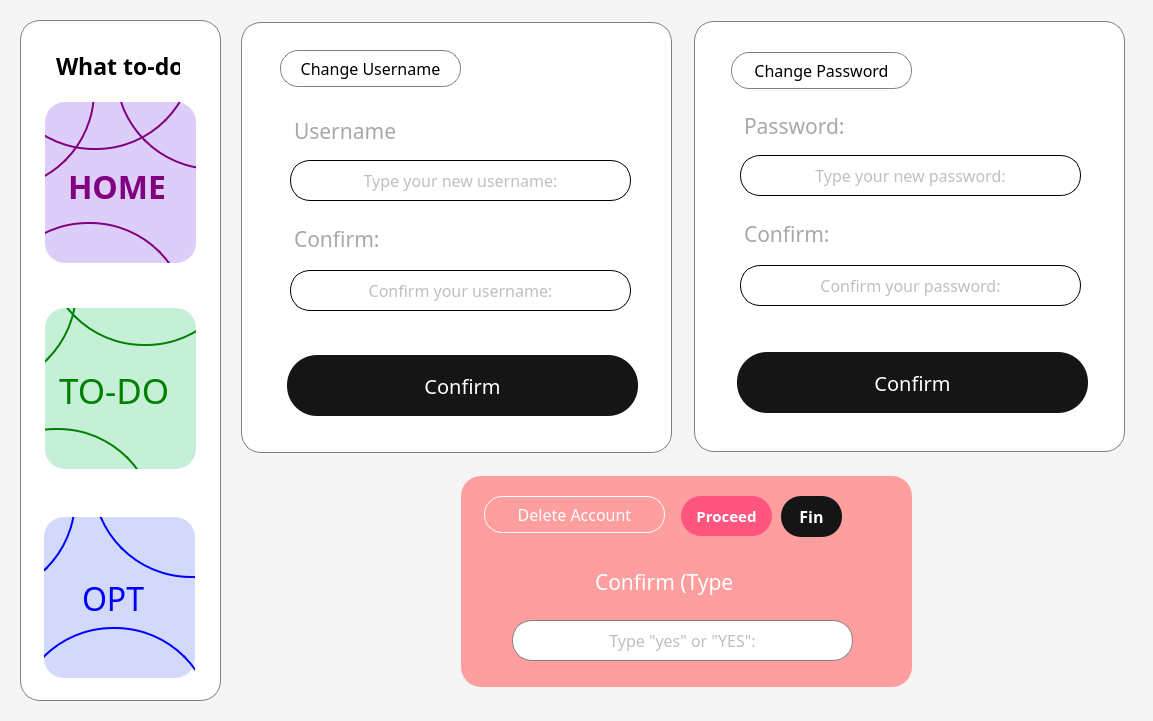
<?xml version="1.0" encoding="UTF-8"?>
<ui version="4.0">
 <class>options</class>
 <widget class="QDialog" name="options">
  <property name="geometry">
   <rect>
    <x>0</x>
    <y>0</y>
    <width>1153</width>
    <height>721</height>
   </rect>
  </property>
  <property name="windowTitle">
   <string>Dialog</string>
  </property>
  <widget class="QFrame" name="main_frm">
   <property name="geometry">
    <rect>
     <x>-40</x>
     <y>-20</y>
     <width>1301</width>
     <height>761</height>
    </rect>
   </property>
   <property name="font">
    <font>
     <family>Swis721 BlkOul BT</family>
     <pointsize>27</pointsize>
    </font>
   </property>
   <property name="styleSheet">
    <string notr="true">background-color: rgb(245, 245, 245);</string>
   </property>
   <property name="frameShape">
    <enum>QFrame::StyledPanel</enum>
   </property>
   <property name="frameShadow">
    <enum>QFrame::Raised</enum>
   </property>
   <widget class="QListWidget" name="frm_nav">
    <property name="geometry">
     <rect>
      <x>60</x>
      <y>40</y>
      <width>201</width>
      <height>681</height>
     </rect>
    </property>
    <property name="styleSheet">
     <string notr="true"> border-radius: 20px; border: 1px solid grey; 
background-color: rgb(255, 255, 255);</string>
    </property>
   </widget>
   <widget class="QListWidget" name="frm_todo">
    <property name="geometry">
     <rect>
      <x>281</x>
      <y>42</y>
      <width>431</width>
      <height>431</height>
     </rect>
    </property>
    <property name="styleSheet">
     <string notr="true"> border-radius: 20px; border: 1px solid grey; 
background-color: rgb(255, 255, 255);</string>
    </property>
   </widget>
   <widget class="QPushButton" name="changeusername_btn">
    <property name="geometry">
     <rect>
      <x>327</x>
      <y>375</y>
      <width>351</width>
      <height>61</height>
     </rect>
    </property>
    <property name="font">
     <font>
      <family>Segoe UI Variable Display</family>
      <pointsize>15</pointsize>
     </font>
    </property>
    <property name="cursor">
     <cursorShape>PointingHandCursor</cursorShape>
    </property>
    <property name="styleSheet">
     <string notr="true">QPushButton {background-color: rgb(21, 21, 21); border-radius: 30px; color: white;}

QPushButton:hover {border-radius: 30px; color: white; background-color: rgb(85, 170, 255);}
</string>
    </property>
    <property name="text">
     <string>Confirm</string>
    </property>
   </widget>
   <widget class="QLabel" name="lb_greetings">
    <property name="enabled">
     <bool>true</bool>
    </property>
    <property name="geometry">
     <rect>
      <x>96</x>
      <y>70</y>
      <width>124</width>
      <height>31</height>
     </rect>
    </property>
    <property name="font">
     <font>
      <family>Dubai</family>
      <pointsize>17</pointsize>
      <weight>75</weight>
      <bold>true</bold>
     </font>
    </property>
    <property name="toolTip">
     <string/>
    </property>
    <property name="autoFillBackground">
     <bool>false</bool>
    </property>
    <property name="styleSheet">
     <string notr="true">background-color: NONE;</string>
    </property>
    <property name="text">
     <string>What to-do?</string>
    </property>
   </widget>
   <widget class="QFrame" name="home_frame">
    <property name="geometry">
     <rect>
      <x>85</x>
      <y>122</y>
      <width>151</width>
      <height>161</height>
     </rect>
    </property>
    <property name="cursor">
     <cursorShape>PointingHandCursor</cursorShape>
    </property>
    <property name="styleSheet">
     <string notr="true"> border-radius: 20px; 
background-color: rgb(221, 205, 249);</string>
    </property>
    <property name="frameShape">
     <enum>QFrame::StyledPanel</enum>
    </property>
    <property name="frameShadow">
     <enum>QFrame::Raised</enum>
    </property>
    <widget class="QLabel" name="label_14">
     <property name="geometry">
      <rect>
       <x>-50</x>
       <y>-150</y>
       <width>200</width>
       <height>198</height>
      </rect>
     </property>
     <property name="styleSheet">
      <string notr="true">background-color: none;
border-radius: 99%; /* Make it circular */
border: 2px solid purple ; /* Add a border */

</string>
     </property>
     <property name="text">
      <string/>
     </property>
    </widget>
    <widget class="QLabel" name="label_15">
     <property name="geometry">
      <rect>
       <x>70</x>
       <y>-130</y>
       <width>200</width>
       <height>198</height>
      </rect>
     </property>
     <property name="styleSheet">
      <string notr="true">background-color: none;
border-radius: 99%; /* Make it circular */
border: 2px solid purple ; /* Add a border */

</string>
     </property>
     <property name="text">
      <string/>
     </property>
    </widget>
    <widget class="QLabel" name="mainpagetext_53">
     <property name="geometry">
      <rect>
       <x>23</x>
       <y>59</y>
       <width>111</width>
       <height>51</height>
      </rect>
     </property>
     <property name="font">
      <font>
       <family>Square721 BT</family>
       <pointsize>24</pointsize>
       <weight>75</weight>
       <bold>true</bold>
      </font>
     </property>
     <property name="toolTip">
      <string/>
     </property>
     <property name="autoFillBackground">
      <bool>false</bool>
     </property>
     <property name="styleSheet">
      <string notr="true">background-color: transparent; border: none;
color: purple;


</string>
     </property>
     <property name="text">
      <string>HOME</string>
     </property>
    </widget>
    <widget class="QLabel" name="label_17">
     <property name="geometry">
      <rect>
       <x>-56</x>
       <y>120</y>
       <width>200</width>
       <height>198</height>
      </rect>
     </property>
     <property name="styleSheet">
      <string notr="true">background-color: none;
border-radius: 99%; /* Make it circular */
border: 2px solid purple ; /* Add a border */

</string>
     </property>
     <property name="text">
      <string/>
     </property>
    </widget>
    <widget class="QLabel" name="label_16">
     <property name="geometry">
      <rect>
       <x>-150</x>
       <y>-110</y>
       <width>200</width>
       <height>198</height>
      </rect>
     </property>
     <property name="styleSheet">
      <string notr="true">background-color: none;
border-radius: 99%; /* Make it circular */
border: 2px solid purple ; /* Add a border */

</string>
     </property>
     <property name="text">
      <string/>
     </property>
    </widget>
    <widget class="QPushButton" name="home_btn">
     <property name="geometry">
      <rect>
       <x>0</x>
       <y>0</y>
       <width>151</width>
       <height>161</height>
      </rect>
     </property>
     <property name="styleSheet">
      <string notr="true"> border-radius: 20px; 
background-color: transparent;</string>
     </property>
     <property name="text">
      <string/>
     </property>
    </widget>
   </widget>
   <widget class="QFrame" name="todo_frame">
    <property name="geometry">
     <rect>
      <x>85</x>
      <y>328</y>
      <width>151</width>
      <height>161</height>
     </rect>
    </property>
    <property name="cursor">
     <cursorShape>PointingHandCursor</cursorShape>
    </property>
    <property name="styleSheet">
     <string notr="true"> border-radius: 20px; 
background-color: rgb(198, 239, 216);</string>
    </property>
    <property name="frameShape">
     <enum>QFrame::StyledPanel</enum>
    </property>
    <property name="frameShadow">
     <enum>QFrame::Raised</enum>
    </property>
    <widget class="QLabel" name="label_8">
     <property name="geometry">
      <rect>
       <x>-88</x>
       <y>120</y>
       <width>200</width>
       <height>198</height>
      </rect>
     </property>
     <property name="styleSheet">
      <string notr="true">background-color: none;
border-radius: 99%; /* Make it circular */
border: 2px solid green ; /* Add a border */
</string>
     </property>
     <property name="text">
      <string/>
     </property>
    </widget>
    <widget class="QLabel" name="label_9">
     <property name="geometry">
      <rect>
       <x>-168</x>
       <y>-117</y>
       <width>200</width>
       <height>198</height>
      </rect>
     </property>
     <property name="styleSheet">
      <string notr="true">background-color: none;
border-radius: 99%; /* Make it circular */
border: 2px solid green ; /* Add a border */

</string>
     </property>
     <property name="text">
      <string/>
     </property>
    </widget>
    <widget class="QLabel" name="mainpagetext_52">
     <property name="geometry">
      <rect>
       <x>14</x>
       <y>57</y>
       <width>121</width>
       <height>51</height>
      </rect>
     </property>
     <property name="font">
      <font>
       <family>Swis721 Blk BT</family>
       <pointsize>26</pointsize>
      </font>
     </property>
     <property name="toolTip">
      <string/>
     </property>
     <property name="autoFillBackground">
      <bool>false</bool>
     </property>
     <property name="styleSheet">
      <string notr="true">background-color: transparent; border: none;
color: green;


</string>
     </property>
     <property name="text">
      <string>TO-DO</string>
     </property>
    </widget>
    <widget class="QLabel" name="label_10">
     <property name="geometry">
      <rect>
       <x>0</x>
       <y>-160</y>
       <width>200</width>
       <height>198</height>
      </rect>
     </property>
     <property name="styleSheet">
      <string notr="true">background-color: none;
border-radius: 99%; /* Make it circular */
border: 2px solid green ; /* Add a border */

</string>
     </property>
     <property name="text">
      <string/>
     </property>
    </widget>
    <widget class="QPushButton" name="todo_btn">
     <property name="geometry">
      <rect>
       <x>0</x>
       <y>0</y>
       <width>151</width>
       <height>161</height>
      </rect>
     </property>
     <property name="styleSheet">
      <string notr="true"> border-radius: 20px; 
background-color: transparent;</string>
     </property>
     <property name="text">
      <string/>
     </property>
    </widget>
   </widget>
   <widget class="QFrame" name="opt_frame">
    <property name="geometry">
     <rect>
      <x>84</x>
      <y>537</y>
      <width>151</width>
      <height>161</height>
     </rect>
    </property>
    <property name="cursor">
     <cursorShape>PointingHandCursor</cursorShape>
    </property>
    <property name="styleSheet">
     <string notr="true"> border-radius: 20px; 
background-color: rgb(211, 217, 250);</string>
    </property>
    <property name="frameShape">
     <enum>QFrame::StyledPanel</enum>
    </property>
    <property name="frameShadow">
     <enum>QFrame::Raised</enum>
    </property>
    <widget class="QLabel" name="label_12">
     <property name="geometry">
      <rect>
       <x>-168</x>
       <y>-117</y>
       <width>200</width>
       <height>198</height>
      </rect>
     </property>
     <property name="styleSheet">
      <string notr="true">background-color: none;
border-radius: 99%; /* Make it circular */
border: 2px solid blue;
</string>
     </property>
     <property name="text">
      <string/>
     </property>
    </widget>
    <widget class="QLabel" name="mainpagetext_61">
     <property name="geometry">
      <rect>
       <x>38</x>
       <y>56</y>
       <width>91</width>
       <height>51</height>
      </rect>
     </property>
     <property name="font">
      <font>
       <family>Swis721 Blk BT</family>
       <pointsize>24</pointsize>
      </font>
     </property>
     <property name="toolTip">
      <string/>
     </property>
     <property name="autoFillBackground">
      <bool>false</bool>
     </property>
     <property name="styleSheet">
      <string notr="true">background-color: transparent; border: none; 
color: blue;</string>
     </property>
     <property name="text">
      <string>OPT</string>
     </property>
    </widget>
    <widget class="QLabel" name="label_11">
     <property name="geometry">
      <rect>
       <x>-30</x>
       <y>110</y>
       <width>200</width>
       <height>198</height>
      </rect>
     </property>
     <property name="styleSheet">
      <string notr="true">background-color: none;
border-radius: 99%; /* Make it circular */
border: 2px solid blue;
</string>
     </property>
     <property name="text">
      <string/>
     </property>
    </widget>
    <widget class="QLabel" name="label_13">
     <property name="geometry">
      <rect>
       <x>48</x>
       <y>-137</y>
       <width>200</width>
       <height>198</height>
      </rect>
     </property>
     <property name="styleSheet">
      <string notr="true">background-color: none;
border-radius: 99%; /* Make it circular */
border: 2px solid blue;
</string>
     </property>
     <property name="text">
      <string/>
     </property>
    </widget>
   </widget>
   <widget class="QLineEdit" name="username">
    <property name="geometry">
     <rect>
      <x>330</x>
      <y>180</y>
      <width>341</width>
      <height>41</height>
     </rect>
    </property>
    <property name="font">
     <font>
      <family>Swis721 BT</family>
      <pointsize>12</pointsize>
     </font>
    </property>
    <property name="styleSheet">
     <string notr="true">background-color: none; border-radius: 20px; color: grey;   border: 1px solid black;</string>
    </property>
    <property name="text">
     <string/>
    </property>
    <property name="alignment">
     <set>Qt::AlignCenter</set>
    </property>
    <property name="placeholderText">
     <string>Type your new username:</string>
    </property>
   </widget>
   <widget class="QTextEdit" name="SUTEXT_3">
    <property name="enabled">
     <bool>false</bool>
    </property>
    <property name="geometry">
     <rect>
      <x>330</x>
      <y>243</y>
      <width>111</width>
      <height>31</height>
     </rect>
    </property>
    <property name="font">
     <font>
      <family>Dubai</family>
     </font>
    </property>
    <property name="focusPolicy">
     <enum>Qt::StrongFocus</enum>
    </property>
    <property name="contextMenuPolicy">
     <enum>Qt::NoContextMenu</enum>
    </property>
    <property name="styleSheet">
     <string notr="true">background-color: transparent; border: none;</string>
    </property>
    <property name="verticalScrollBarPolicy">
     <enum>Qt::ScrollBarAlwaysOff</enum>
    </property>
    <property name="horizontalScrollBarPolicy">
     <enum>Qt::ScrollBarAlwaysOff</enum>
    </property>
    <property name="html">
     <string>&lt;!DOCTYPE HTML PUBLIC &quot;-//W3C//DTD HTML 4.0//EN&quot; &quot;http://www.w3.org/TR/REC-html40/strict.dtd&quot;&gt;
&lt;html&gt;&lt;head&gt;&lt;meta name=&quot;qrichtext&quot; content=&quot;1&quot; /&gt;&lt;style type=&quot;text/css&quot;&gt;
p, li { white-space: pre-wrap; }
&lt;/style&gt;&lt;/head&gt;&lt;body style=&quot; font-family:'Dubai'; font-size:8.25pt; font-weight:400; font-style:normal;&quot;&gt;
&lt;p style=&quot; margin-top:0px; margin-bottom:0px; margin-left:0px; margin-right:0px; -qt-block-indent:0; text-indent:0px;&quot;&gt;&lt;span style=&quot; font-family:'Segoe UI'; font-size:16pt; color:#a9a8a7;&quot;&gt;Confirm:&lt;/span&gt;&lt;/p&gt;&lt;/body&gt;&lt;/html&gt;</string>
    </property>
   </widget>
   <widget class="QTextEdit" name="SUTEXT_2">
    <property name="enabled">
     <bool>false</bool>
    </property>
    <property name="geometry">
     <rect>
      <x>330</x>
      <y>135</y>
      <width>111</width>
      <height>31</height>
     </rect>
    </property>
    <property name="font">
     <font>
      <family>Dubai</family>
     </font>
    </property>
    <property name="focusPolicy">
     <enum>Qt::StrongFocus</enum>
    </property>
    <property name="contextMenuPolicy">
     <enum>Qt::NoContextMenu</enum>
    </property>
    <property name="styleSheet">
     <string notr="true">background-color: transparent; border: none;</string>
    </property>
    <property name="verticalScrollBarPolicy">
     <enum>Qt::ScrollBarAlwaysOff</enum>
    </property>
    <property name="horizontalScrollBarPolicy">
     <enum>Qt::ScrollBarAlwaysOff</enum>
    </property>
    <property name="html">
     <string>&lt;!DOCTYPE HTML PUBLIC &quot;-//W3C//DTD HTML 4.0//EN&quot; &quot;http://www.w3.org/TR/REC-html40/strict.dtd&quot;&gt;
&lt;html&gt;&lt;head&gt;&lt;meta name=&quot;qrichtext&quot; content=&quot;1&quot; /&gt;&lt;style type=&quot;text/css&quot;&gt;
p, li { white-space: pre-wrap; }
&lt;/style&gt;&lt;/head&gt;&lt;body style=&quot; font-family:'Dubai'; font-size:8.25pt; font-weight:400; font-style:normal;&quot;&gt;
&lt;p style=&quot; margin-top:0px; margin-bottom:0px; margin-left:0px; margin-right:0px; -qt-block-indent:0; text-indent:0px;&quot;&gt;&lt;span style=&quot; font-family:'Segoe UI'; font-size:16pt; color:#a9a8a7;&quot;&gt;Username:&lt;/span&gt;&lt;/p&gt;&lt;/body&gt;&lt;/html&gt;</string>
    </property>
   </widget>
   <widget class="QLineEdit" name="confirm_username">
    <property name="geometry">
     <rect>
      <x>330</x>
      <y>290</y>
      <width>341</width>
      <height>41</height>
     </rect>
    </property>
    <property name="font">
     <font>
      <family>Swis721 BT</family>
      <pointsize>12</pointsize>
     </font>
    </property>
    <property name="styleSheet">
     <string notr="true">background-color: none; border-radius: 20px; color: grey;   border: 1px solid black;</string>
    </property>
    <property name="text">
     <string/>
    </property>
    <property name="alignment">
     <set>Qt::AlignCenter</set>
    </property>
    <property name="placeholderText">
     <string>Confirm your username:</string>
    </property>
   </widget>
   <widget class="QPushButton" name="tags_todolist">
    <property name="enabled">
     <bool>false</bool>
    </property>
    <property name="geometry">
     <rect>
      <x>320</x>
      <y>70</y>
      <width>181</width>
      <height>37</height>
     </rect>
    </property>
    <property name="font">
     <font>
      <family>Swis721 BT</family>
      <pointsize>12</pointsize>
      <weight>50</weight>
      <bold>false</bold>
     </font>
    </property>
    <property name="layoutDirection">
     <enum>Qt::LeftToRight</enum>
    </property>
    <property name="styleSheet">
     <string notr="true">background-color: none; border-radius: 18px; color: black;   border: 1px solid grey;</string>
    </property>
    <property name="text">
     <string>Change Username</string>
    </property>
   </widget>
   <widget class="QLineEdit" name="confirm_password">
    <property name="geometry">
     <rect>
      <x>780</x>
      <y>285</y>
      <width>341</width>
      <height>41</height>
     </rect>
    </property>
    <property name="font">
     <font>
      <family>Swis721 BT</family>
      <pointsize>12</pointsize>
     </font>
    </property>
    <property name="styleSheet">
     <string notr="true">background-color: none; border-radius: 20px; color: grey;   border: 1px solid black;</string>
    </property>
    <property name="text">
     <string/>
    </property>
    <property name="alignment">
     <set>Qt::AlignCenter</set>
    </property>
    <property name="placeholderText">
     <string>Confirm your password:</string>
    </property>
   </widget>
   <widget class="QTextEdit" name="SUTEXT_6">
    <property name="enabled">
     <bool>false</bool>
    </property>
    <property name="geometry">
     <rect>
      <x>780</x>
      <y>238</y>
      <width>111</width>
      <height>31</height>
     </rect>
    </property>
    <property name="font">
     <font>
      <family>Dubai</family>
     </font>
    </property>
    <property name="focusPolicy">
     <enum>Qt::StrongFocus</enum>
    </property>
    <property name="contextMenuPolicy">
     <enum>Qt::NoContextMenu</enum>
    </property>
    <property name="styleSheet">
     <string notr="true">background-color: transparent; border: none;</string>
    </property>
    <property name="verticalScrollBarPolicy">
     <enum>Qt::ScrollBarAlwaysOff</enum>
    </property>
    <property name="horizontalScrollBarPolicy">
     <enum>Qt::ScrollBarAlwaysOff</enum>
    </property>
    <property name="html">
     <string>&lt;!DOCTYPE HTML PUBLIC &quot;-//W3C//DTD HTML 4.0//EN&quot; &quot;http://www.w3.org/TR/REC-html40/strict.dtd&quot;&gt;
&lt;html&gt;&lt;head&gt;&lt;meta name=&quot;qrichtext&quot; content=&quot;1&quot; /&gt;&lt;style type=&quot;text/css&quot;&gt;
p, li { white-space: pre-wrap; }
&lt;/style&gt;&lt;/head&gt;&lt;body style=&quot; font-family:'Dubai'; font-size:8.25pt; font-weight:400; font-style:normal;&quot;&gt;
&lt;p style=&quot; margin-top:0px; margin-bottom:0px; margin-left:0px; margin-right:0px; -qt-block-indent:0; text-indent:0px;&quot;&gt;&lt;span style=&quot; font-family:'Segoe UI'; font-size:16pt; color:#a9a8a7;&quot;&gt;Confirm:&lt;/span&gt;&lt;/p&gt;&lt;/body&gt;&lt;/html&gt;</string>
    </property>
   </widget>
   <widget class="QLineEdit" name="password">
    <property name="geometry">
     <rect>
      <x>780</x>
      <y>175</y>
      <width>341</width>
      <height>41</height>
     </rect>
    </property>
    <property name="font">
     <font>
      <family>Swis721 BT</family>
      <pointsize>12</pointsize>
     </font>
    </property>
    <property name="styleSheet">
     <string notr="true">background-color: none; border-radius: 20px; color: grey;   border: 1px solid black;</string>
    </property>
    <property name="text">
     <string/>
    </property>
    <property name="alignment">
     <set>Qt::AlignCenter</set>
    </property>
    <property name="placeholderText">
     <string>Type your new password:</string>
    </property>
   </widget>
   <widget class="QListWidget" name="frm_todo_3">
    <property name="geometry">
     <rect>
      <x>734</x>
      <y>41</y>
      <width>431</width>
      <height>431</height>
     </rect>
    </property>
    <property name="styleSheet">
     <string notr="true"> border-radius: 20px; border: 1px solid grey; 
background-color: rgb(255, 255, 255);</string>
    </property>
   </widget>
   <widget class="QTextEdit" name="SUTEXT_7">
    <property name="enabled">
     <bool>false</bool>
    </property>
    <property name="geometry">
     <rect>
      <x>780</x>
      <y>130</y>
      <width>111</width>
      <height>31</height>
     </rect>
    </property>
    <property name="font">
     <font>
      <family>Dubai</family>
     </font>
    </property>
    <property name="focusPolicy">
     <enum>Qt::StrongFocus</enum>
    </property>
    <property name="contextMenuPolicy">
     <enum>Qt::NoContextMenu</enum>
    </property>
    <property name="styleSheet">
     <string notr="true">background-color: transparent; border: none;</string>
    </property>
    <property name="verticalScrollBarPolicy">
     <enum>Qt::ScrollBarAlwaysOff</enum>
    </property>
    <property name="horizontalScrollBarPolicy">
     <enum>Qt::ScrollBarAlwaysOff</enum>
    </property>
    <property name="html">
     <string>&lt;!DOCTYPE HTML PUBLIC &quot;-//W3C//DTD HTML 4.0//EN&quot; &quot;http://www.w3.org/TR/REC-html40/strict.dtd&quot;&gt;
&lt;html&gt;&lt;head&gt;&lt;meta name=&quot;qrichtext&quot; content=&quot;1&quot; /&gt;&lt;style type=&quot;text/css&quot;&gt;
p, li { white-space: pre-wrap; }
&lt;/style&gt;&lt;/head&gt;&lt;body style=&quot; font-family:'Dubai'; font-size:8.25pt; font-weight:400; font-style:normal;&quot;&gt;
&lt;p style=&quot; margin-top:0px; margin-bottom:0px; margin-left:0px; margin-right:0px; -qt-block-indent:0; text-indent:0px;&quot;&gt;&lt;span style=&quot; font-family:'Segoe UI'; font-size:16pt; color:#a9a8a7;&quot;&gt;Password:&lt;/span&gt;&lt;/p&gt;&lt;/body&gt;&lt;/html&gt;</string>
    </property>
   </widget>
   <widget class="QPushButton" name="tags_todolist_3">
    <property name="enabled">
     <bool>false</bool>
    </property>
    <property name="geometry">
     <rect>
      <x>771</x>
      <y>72</y>
      <width>181</width>
      <height>37</height>
     </rect>
    </property>
    <property name="font">
     <font>
      <family>Swis721 BT</family>
      <pointsize>12</pointsize>
      <weight>50</weight>
      <bold>false</bold>
     </font>
    </property>
    <property name="layoutDirection">
     <enum>Qt::LeftToRight</enum>
    </property>
    <property name="styleSheet">
     <string notr="true">background-color: none; border-radius: 18px; color: black;   border: 1px solid grey;</string>
    </property>
    <property name="text">
     <string>Change Password</string>
    </property>
   </widget>
   <widget class="QFrame" name="delete_acc">
    <property name="geometry">
     <rect>
      <x>501</x>
      <y>496</y>
      <width>451</width>
      <height>211</height>
     </rect>
    </property>
    <property name="cursor">
     <cursorShape>PointingHandCursor</cursorShape>
    </property>
    <property name="styleSheet">
     <string notr="true"> border-radius: 20px; 
background-color: rgb(255, 158, 158);</string>
    </property>
    <property name="frameShape">
     <enum>QFrame::StyledPanel</enum>
    </property>
    <property name="frameShadow">
     <enum>QFrame::Raised</enum>
    </property>
    <widget class="QPushButton" name="tags_todolist_4">
     <property name="enabled">
      <bool>false</bool>
     </property>
     <property name="geometry">
      <rect>
       <x>23</x>
       <y>20</y>
       <width>181</width>
       <height>37</height>
      </rect>
     </property>
     <property name="font">
      <font>
       <family>Swis721 BT</family>
       <pointsize>12</pointsize>
       <weight>50</weight>
       <bold>false</bold>
      </font>
     </property>
     <property name="layoutDirection">
      <enum>Qt::LeftToRight</enum>
     </property>
     <property name="styleSheet">
      <string notr="true">background-color: none; border-radius: 18px; color: white;   border: 1px solid white;</string>
     </property>
     <property name="text">
      <string>Delete Account</string>
     </property>
    </widget>
    <widget class="QTextEdit" name="SUTEXT_8">
     <property name="enabled">
      <bool>false</bool>
     </property>
     <property name="geometry">
      <rect>
       <x>130</x>
       <y>90</y>
       <width>201</width>
       <height>31</height>
      </rect>
     </property>
     <property name="font">
      <font>
       <family>Dubai</family>
      </font>
     </property>
     <property name="focusPolicy">
      <enum>Qt::StrongFocus</enum>
     </property>
     <property name="contextMenuPolicy">
      <enum>Qt::NoContextMenu</enum>
     </property>
     <property name="styleSheet">
      <string notr="true">background-color: transparent; border: none;</string>
     </property>
     <property name="verticalScrollBarPolicy">
      <enum>Qt::ScrollBarAlwaysOff</enum>
     </property>
     <property name="horizontalScrollBarPolicy">
      <enum>Qt::ScrollBarAlwaysOff</enum>
     </property>
     <property name="html">
      <string>&lt;!DOCTYPE HTML PUBLIC &quot;-//W3C//DTD HTML 4.0//EN&quot; &quot;http://www.w3.org/TR/REC-html40/strict.dtd&quot;&gt;
&lt;html&gt;&lt;head&gt;&lt;meta name=&quot;qrichtext&quot; content=&quot;1&quot; /&gt;&lt;style type=&quot;text/css&quot;&gt;
p, li { white-space: pre-wrap; }
&lt;/style&gt;&lt;/head&gt;&lt;body style=&quot; font-family:'Dubai'; font-size:8.25pt; font-weight:400; font-style:normal;&quot;&gt;
&lt;p style=&quot; margin-top:0px; margin-bottom:0px; margin-left:0px; margin-right:0px; -qt-block-indent:0; text-indent:0px;&quot;&gt;&lt;span style=&quot; font-family:'Segoe UI'; font-size:16pt; color:#ffffff;&quot;&gt;Confirm (Type &amp;quot;yes&amp;quot;):&lt;/span&gt;&lt;/p&gt;&lt;/body&gt;&lt;/html&gt;</string>
     </property>
    </widget>
    <widget class="QLineEdit" name="lineEdit_7">
     <property name="geometry">
      <rect>
       <x>51</x>
       <y>144</y>
       <width>341</width>
       <height>41</height>
      </rect>
     </property>
     <property name="font">
      <font>
       <family>Swis721 BT</family>
       <pointsize>12</pointsize>
      </font>
     </property>
     <property name="styleSheet">
      <string notr="true">background-color:white; border-radius: 20px; color: grey;   border: 1px solid grey;</string>
     </property>
     <property name="text">
      <string/>
     </property>
     <property name="alignment">
      <set>Qt::AlignCenter</set>
     </property>
     <property name="placeholderText">
      <string>Type &quot;yes&quot; or &quot;YES&quot;:</string>
     </property>
    </widget>
    <widget class="QPushButton" name="delacc_btn">
     <property name="enabled">
      <bool>true</bool>
     </property>
     <property name="geometry">
      <rect>
       <x>220</x>
       <y>20</y>
       <width>91</width>
       <height>40</height>
      </rect>
     </property>
     <property name="font">
      <font>
       <family>Segoe UI Variable Display</family>
       <pointsize>11</pointsize>
       <weight>75</weight>
       <bold>true</bold>
      </font>
     </property>
     <property name="cursor">
      <cursorShape>PointingHandCursor</cursorShape>
     </property>
     <property name="styleSheet">
      <string notr="true">QPushButton {border-radius: 20px; color: white; background-color: rgb(255, 85, 127);}

QPushButton:hover {border-radius: 20px; border: 1px solid #FF557F; color: rgb(255, 85, 127); background-color: white; }
</string>
     </property>
     <property name="text">
      <string>Proceed</string>
     </property>
    </widget>
    <widget class="QPushButton" name="exit_btn">
     <property name="geometry">
      <rect>
       <x>320</x>
       <y>20</y>
       <width>61</width>
       <height>41</height>
      </rect>
     </property>
     <property name="font">
      <font>
       <family>Segoe UI Variable Display</family>
       <pointsize>12</pointsize>
       <weight>75</weight>
       <bold>true</bold>
      </font>
     </property>
     <property name="styleSheet">
      <string notr="true">QPushButton {background-color: rgb(21, 21, 21); border-radius: 20px; color: white;}

QPushButton:hover {border-radius: 20px; color: white; background-color: rgb(85, 170, 255);}
</string>
     </property>
     <property name="text">
      <string>Fin</string>
     </property>
    </widget>
   </widget>
   <widget class="QPushButton" name="changepass_btn">
    <property name="geometry">
     <rect>
      <x>777</x>
      <y>372</y>
      <width>351</width>
      <height>61</height>
     </rect>
    </property>
    <property name="font">
     <font>
      <family>Segoe UI Variable Display</family>
      <pointsize>15</pointsize>
     </font>
    </property>
    <property name="cursor">
     <cursorShape>PointingHandCursor</cursorShape>
    </property>
    <property name="styleSheet">
     <string notr="true">QPushButton {background-color: rgb(21, 21, 21); border-radius: 30px; color: white;}

QPushButton:hover {border-radius: 30px; color: white; background-color: rgb(85, 170, 255);}
</string>
    </property>
    <property name="text">
     <string>Confirm</string>
    </property>
   </widget>
   <zorder>frm_todo_3</zorder>
   <zorder>frm_nav</zorder>
   <zorder>frm_todo</zorder>
   <zorder>changeusername_btn</zorder>
   <zorder>lb_greetings</zorder>
   <zorder>home_frame</zorder>
   <zorder>todo_frame</zorder>
   <zorder>opt_frame</zorder>
   <zorder>username</zorder>
   <zorder>SUTEXT_3</zorder>
   <zorder>SUTEXT_2</zorder>
   <zorder>confirm_username</zorder>
   <zorder>tags_todolist</zorder>
   <zorder>confirm_password</zorder>
   <zorder>SUTEXT_6</zorder>
   <zorder>password</zorder>
   <zorder>SUTEXT_7</zorder>
   <zorder>tags_todolist_3</zorder>
   <zorder>delete_acc</zorder>
   <zorder>changepass_btn</zorder>
  </widget>
 </widget>
 <resources/>
 <connections/>
</ui>
